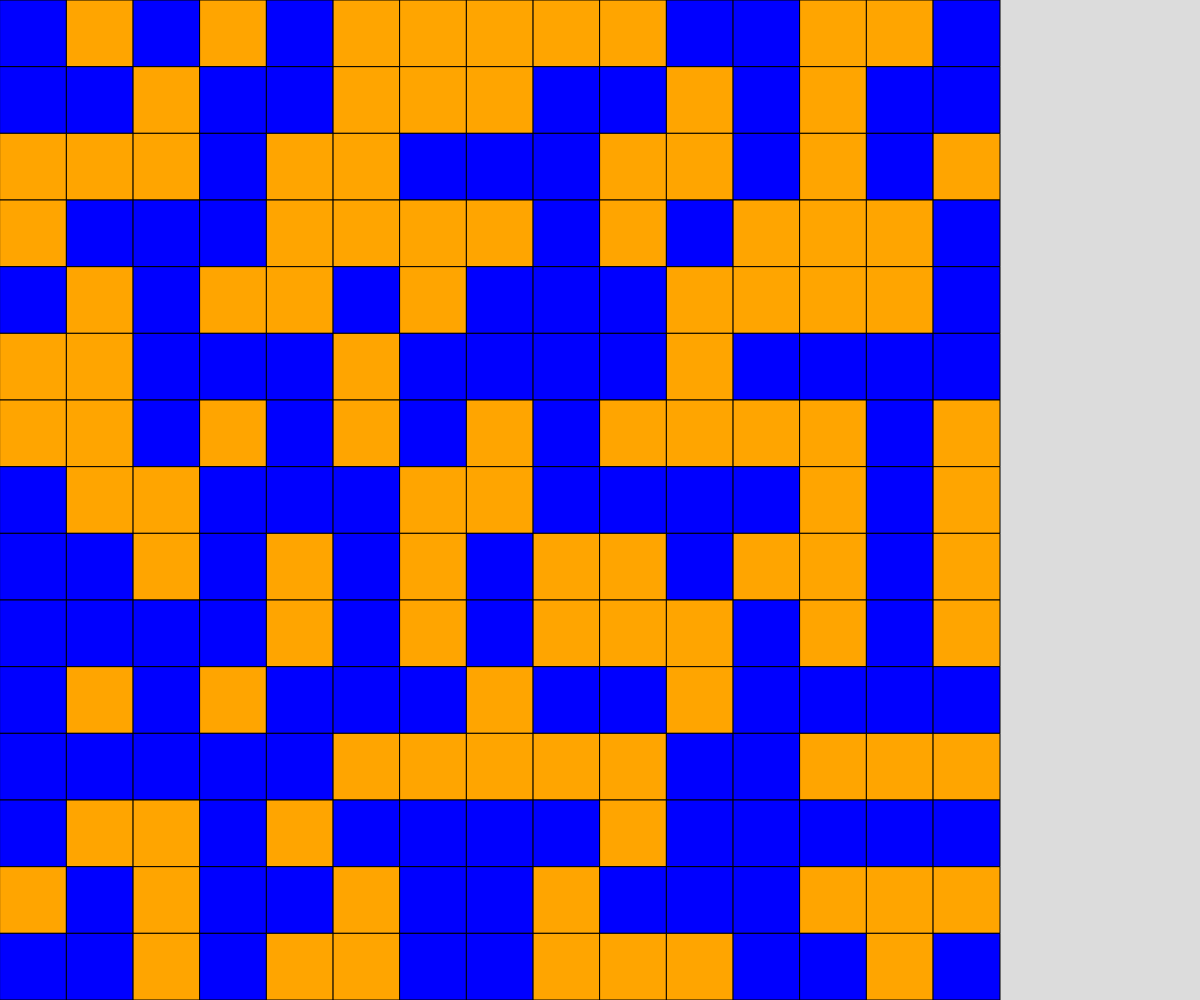
Frame 1 (no input)
Frame 60 (no input): identical to frame 1, image omitted
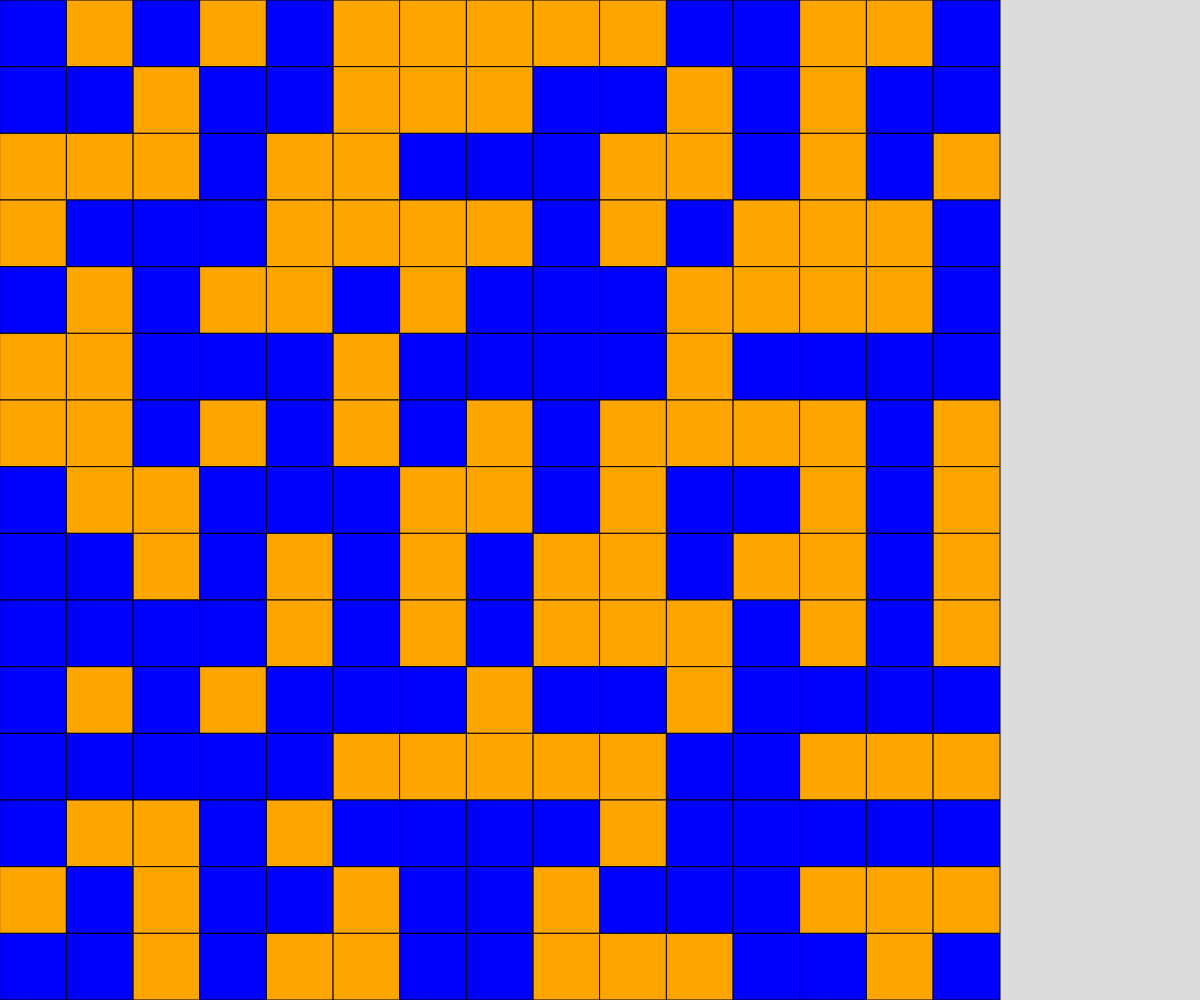
Frame 120 (the mouse pressed at the canvas centre since frame 60)

The p5.js sketch that drew these frames (run headless with seeded random() and noise() and a simulated clock; from frame 60 on, the mouse is pressed at the canvas centre):

// p5.js sketch
// ── sketch.js
// Project Title
// Your Name
// March 21, 2023
//
// Extra for Experts:
// - describe what you did to take this project "above and beyond"

const ROWS = 15;
const COLS = 15;
let grid;
let cellSize;

function setup() {
  createCanvas(windowWidth, windowHeight);
  grid = createRandom2dArray(ROWS, COLS);

  //fill the largest square area possible...
  if (width < height) {
    cellSize = width/COLS;
  }
  else {
    cellSize = height/ROWS;
  }
}

function draw() {
  background(220);
  displayGrid(grid);
}

function keyTyped() {
  if (key === "r") {
    grid = createRandom2dArray(ROWS, COLS);
  }
  else if (key === "e") {
    grid = createEmpty2dArray(ROWS, COLS);
  }
}

function mousePressed() {
  let x = Math.floor(mouseX/cellSize);
  let y = Math.floor(mouseY/cellSize);

  toggleCell(x, y);
//  toggleCell(x+1, y); //E
//  toggleCell(x-1, y); //W
//  toggleCell(x, y-1); //N
//  toggleCell(x, y+1); //S
}

function toggleCell(x, y) {
  //sanity check
  if (x >= 0 && x < COLS && y >= 0 && y < ROWS) {
    if (grid[y][x] === 0) {
      grid[y][x] = 1;
    }
    else if (grid[y][x] === 1) {
      grid[y][x] = 0;
    }
  }
}

function displayGrid(grid) {
  for (let y = 0; y < ROWS; y++) {
    for (let x = 0; x < COLS; x++) {
      if (grid[y][x] === 0) {
        fill("orange");
      }
      if (grid[y][x] === 1) {
        fill("blue");
      }
      rect(x*cellSize, y*cellSize, cellSize, cellSize);
    }
  }
}

function createEmpty2dArray(ROWS, COLS) {
  let newGrid = [];
  for (let y = 0; y < ROWS; y++) {
    newGrid.push([]);
    for (let x = 0; x < COLS; x++) {
      newGrid[y].push(0);
    }
  }
  return newGrid;
}

function createRandom2dArray(ROWS, COLS) {
  let newGrid = [];
  for (let y = 0; y < ROWS; y++) {
    newGrid.push([]);
    for (let x = 0; x < COLS; x++) {
      if (random(100) > 50) {
        newGrid[y].push(1);
      }
      else {
        newGrid[y].push(0);
      }

    }
  }
  return newGrid;
}
